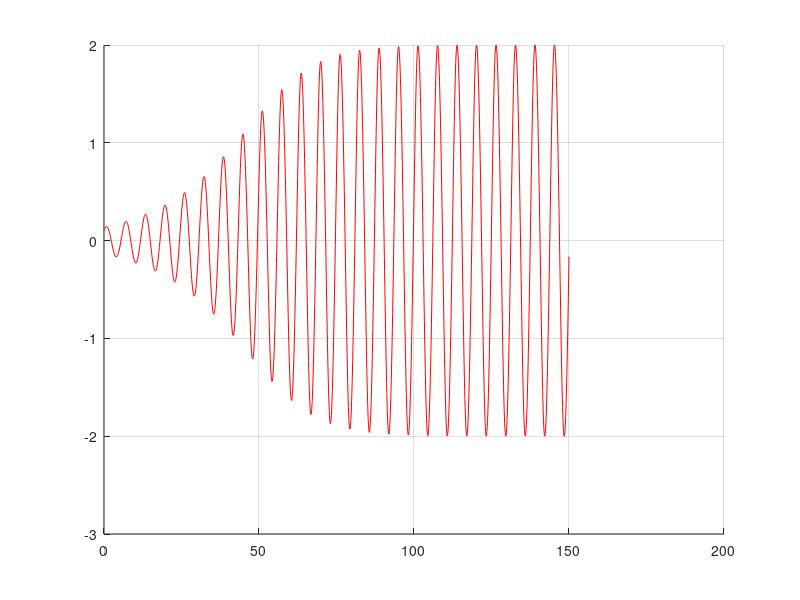
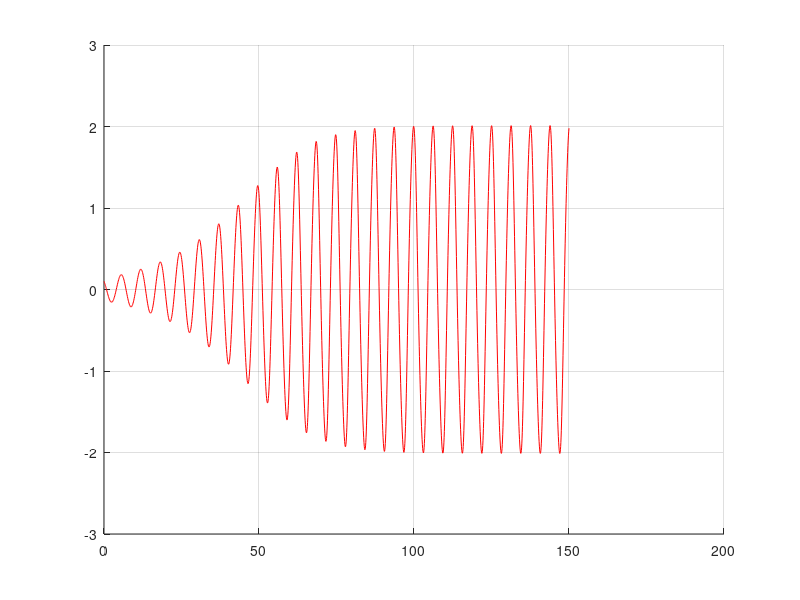

The MATLAB script that drew these images, in order: (Note: this script raises an error after producing the figures.)
clear all
close all
clc


opciones=odeset('Stats','off','AbsTol',1.e-5,'RelTol',1.e-5);

alpha=[0.1,30]; T=[150,250]; x0=[0.1,0.1]; beta=1;

for i=1:2

    f=@(t,x) [x(2);-alpha(i)*((x(1))^2-beta)*x(2)-x(1)];
 intervalo=[0,T(i)];

[t1,x1]=ode45(f,intervalo,x0,opciones);

figure
grid on
hold on
plot(t1,x1(:,1),'r')
figure
grid on
hold on
plot(t1,x1(:,2),'r')


[t2,x2]=ode15s(f,intervalo,x0,opciones);

figure
grid on
hold on

plot(t2,x2(:,1),'g')
figure
grid on
hold on

plot(t2,x2(:,2),'g')

figure
grid on
hold on

plot(x1(:,1),x1(:,2),'r')
plot(x2(:,1),x2(:,2),'g')

for i=1:length(t1)-1

    timespan1(i)=t1(i+1)-t1(i);

end


for i=1:length(t2)-1

    timespan2(i)=t2(i+1)-t2(i);

end


figure
grid on
hold on

plot(timespan1,'r')
plot(timespan2,'g')

end